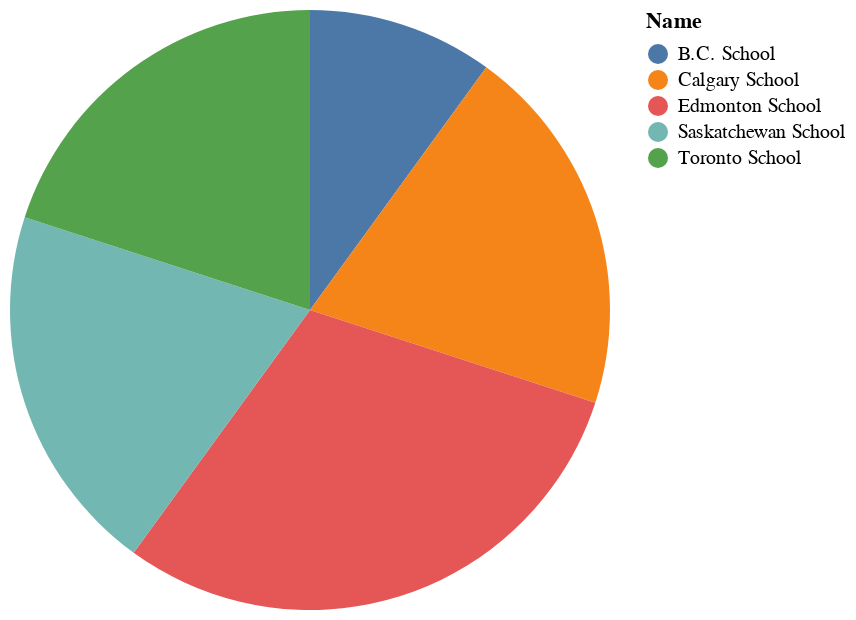

This figure's Vega-Lite source:
### Vega-Lite specification from a JSON file in a GitHub repository (floating-point values rounded to 4 significant figures)
{"data": {"values": [{"x_data": "B.C. School", "y_data": 1}, {"x_data": "Calgary School", "y_data": 2}, {"x_data": "Edmonton School", "y_data": 3}, {"x_data": "Saskatchewan School", "y_data": 2}, {"x_data": "Toronto School", "y_data": 2}]}, "mark": "arc", "encoding": {"theta": {"field": "y_data", "type": "quantitative", "title": "COUNT(Name)"}, "color": {"field": "x_data", "type": "nominal", "title": "Name"}}}
